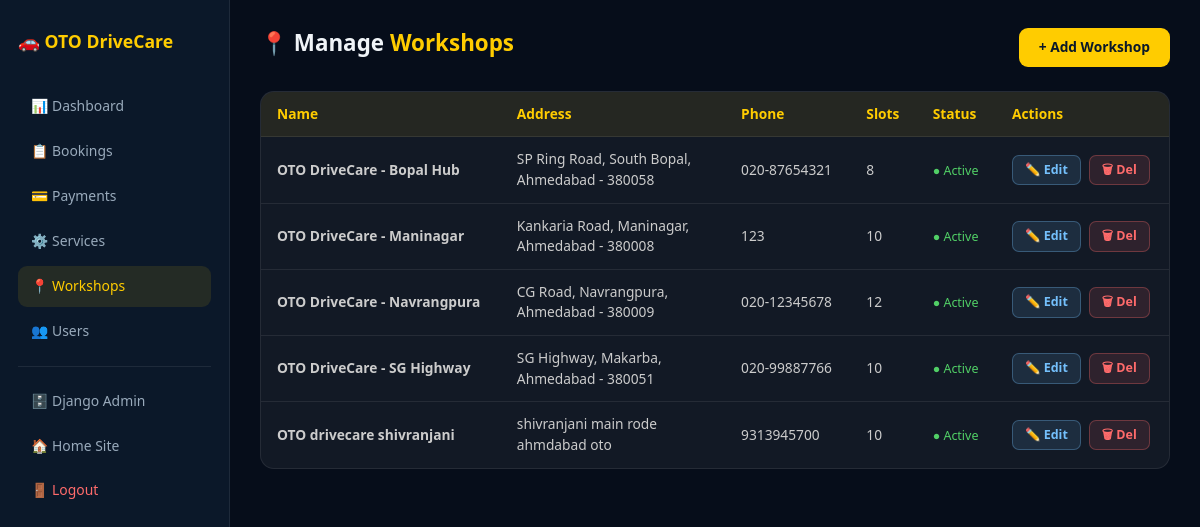
Page /admin-workshops/ (signed in) on the committed database.
### service/models.py (models this page shows, shortened)
class Workshop(models.Model):
    name = models.CharField(max_length=100)
    address = models.TextField()
    phone = models.CharField(max_length=15)
    email = models.EmailField(blank=True, null=True)
    total_slots = models.PositiveIntegerField(default=10)
    is_active = models.BooleanField(default=True)
    class Meta:
        ordering = ['name']

### service/views.py (the view)
# urls.py: path('admin-workshops/', views.admin_workshops, name='admin_workshops'),
@admin_required
def admin_workshops(request):
    workshops = Workshop.objects.all().order_by('name')
    return render(request, 'admin_workshops.html', {'workshops': workshops})

### service/views.py (called while the page is built)
def admin_required(view_func):
    @wraps(view_func)
    def wrapper(request, *args, **kwargs):
        if not request.user.is_authenticated:
            return redirect('admin_login')
        if not request.user.is_staff:
            return redirect('home')
        return view_func(request, *args, **kwargs)
    return wrapper

### service/templates/admin_workshops.html (shortened to what this page needs)
<!DOCTYPE html>
<html lang="en">
<head>
    <link href="https://cdn.jsdelivr.net/npm/bootstrap@5.3.0/dist/css/bootstrap.min.css" rel="stylesheet">
</head>
<body>
<div class="sidebar">
    <div class="logo">🚗 OTO DriveCare</div>
    <nav>
        <a href="/admin-dashboard/">📊 Dashboard</a>
        <a href="/admin-bookings/">📋 Bookings</a>
        <a href="/admin-payments/">💳 Payments</a>
        <a href="/admin-services/">⚙️ Services</a>
        <a href="/admin-workshops/" class="active">📍 Workshops</a>
        <a href="/admin-users/">👥 Users</a>
        <div class="divider"></div>
        <a href="/admin/">🗄️ Django Admin</a>
        <a href="/">🏠 Home Site</a>
        <a href="/logout/" style="color:#ff6b6b;">🚪 Logout</a>
    </nav>
</div>
<div class="main">
    <div class="toprow">
        <h1>📍 Manage <span>Workshops</span></h1>
        <a href="/admin-add-workshop/" class="btn-gold">+ Add Workshop</a>
    </div>
    <div class="panel">
        {% if workshops %}
        <table>
            <thead><tr><th>Name</th><th>Address</th><th>Phone</th><th>Slots</th><th>Status</th><th>Actions</th></tr></thead>
            <tbody>
            {% for w in workshops %}
            <tr>
                <td><strong>{{ w.name }}</strong></td>
                <td style="max-width:220px;">{{ w.address }}</td>
                <td>{{ w.phone }}</td>
                <td>{{ w.total_slots }}</td>
                <td>{% if w.is_active %}<span class="status-on">● Active</span>{% else %}<span class="status-off">● Inactive</span>{% endif %}</td>
                <td>
                    <div class="act">
                        <a href="/admin-edit-workshop/{{ w.id }}/" class="btn-edit">✏️ Edit</a>
                        <form method="POST" action="/admin-delete-workshop/{{ w.id }}/" onsubmit="return confirm('Delete workshop {{ w.name }}?')">
                            {% csrf_token %}<button type="submit" class="btn-del">🗑 Del</button>
                        </form>
                    </div>
                </td>
            </tr>
            {% endfor %}
            </tbody>
        </table>
        {% else %}
        <div class="empty">No workshops yet. <a href="/admin-add-workshop/" style="color:var(--gold);">Add your first workshop →</a></div>
        {% endif %}
    </div>
</div>
</body>
</html>

### service/templates/admin_workshops.html (style rules this page uses)
:root { --bg:#060d1a;--sidebar:#0b1829;--card:rgba(255,255,255,0.05);--gold:#ffcc00;--gold-dim:rgba(255,204,0,0.1);--text:#f0f4f8;--muted:#6a80a0;--border:rgba(255,255,255,0.08);--sw:230px; }
* { box-sizing:border-box;margin:0;padding:0; }
body { background:var(--bg);color:var(--text);font-family:'Segoe UI',sans-serif;display:flex;min-height:100vh; }
.sidebar { width:var(--sw);background:var(--sidebar);border-right:1px solid var(--border);padding:28px 18px;position:fixed;height:100vh;overflow-y:auto; }
.sidebar .logo { color:var(--gold);font-size:1.1rem;font-weight:800;margin-bottom:32px; }
.sidebar nav a { display:flex;align-items:center;gap:10px;color:#9ab;text-decoration:none;padding:10px 13px;border-radius:9px;margin-bottom:4px;font-size:0.87rem;transition:0.2s; }
.sidebar nav a:hover,.sidebar nav a.active { background:var(--gold-dim);color:var(--gold); }
.sidebar nav .divider { border-top:1px solid var(--border);margin:14px 0; }
.main { margin-left:var(--sw);flex:1;padding:28px 30px 60px; }
.toprow { display:flex;justify-content:space-between;align-items:center;margin-bottom:24px; }
.toprow h1 { font-size:1.4rem;font-weight:800; }
.toprow h1 span { color:var(--gold); }
.btn-gold { background:var(--gold);color:#0b1829;font-weight:700;padding:9px 20px;border-radius:9px;text-decoration:none;font-size:0.86rem; }
.panel { background:var(--card);border:1px solid var(--border);border-radius:14px;overflow:hidden; }
table { width:100%;border-collapse:collapse;font-size:0.86rem; }
th { background:rgba(255,204,0,0.08);color:var(--gold);font-weight:600;padding:12px 16px;text-align:left; }
td { padding:12px 16px;border-top:1px solid var(--border);color:#ccc;vertical-align:middle; }
.act { display:flex;gap:8px; }
.btn-edit { background:rgba(116,192,252,0.12);color:#74c0fc;border:1px solid rgba(116,192,252,0.3);padding:5px 12px;border-radius:7px;font-size:0.78rem;font-weight:600;text-decoration:none; }
.btn-del { background:rgba(255,107,107,0.12);color:#ff6b6b;border:1px solid rgba(255,107,107,0.3);padding:5px 12px;border-radius:7px;font-size:0.78rem;font-weight:600;cursor:pointer; }
.status-on { color:#51cf66;font-size:0.78rem; }

### rows in the picture
Workshop: name "OTO DriveCare - Bopal Hub", address "SP Ring Road, South Bopal, Ahmedabad - 380058", phone "020-87654321", total_slots "8", is_active "● Active"
Workshop: name "OTO DriveCare - Maninagar", address "Kankaria Road, Maninagar, Ahmedabad - 380008", phone "123", total_slots "10", is_active "● Active"
Workshop: name "OTO DriveCare - Navrangpura", address "CG Road, Navrangpura, Ahmedabad - 380009", phone "020-12345678", total_slots "12", is_active "● Active"
Workshop: name "OTO DriveCare - SG Highway", address "SG Highway, Makarba, Ahmedabad - 380051", phone "020-99887766", total_slots "10", is_active "● Active"
Workshop: name "OTO drivecare shivranjani", address "shivranjani main rode ahmdabad oto", phone "9313945700", total_slots "10", is_active "● Active"
